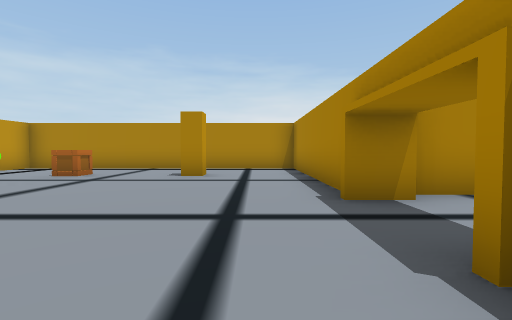
[1] (above)

22 first-person views from a walk through a scene from a Unity 3-D project. The camera is 1.2 m above the floor, tilts 2° down and sees 85° across. Doors are open. The floor is counted in squares, 2 m on a side. Each view is taken from the middle of a square. On the plan, view 1 faces up. The plan holds only what a view shows up to about 9 squares ahead; the rest is blank. The place goes on beyond the plan. Some animated figures are left out.

[2]
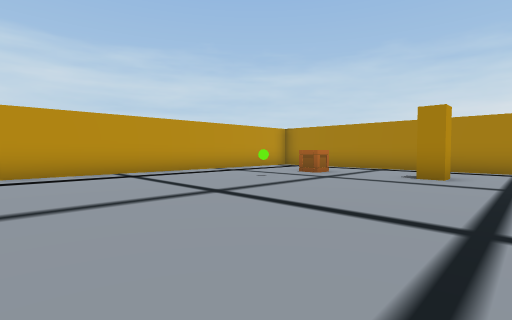

[3]
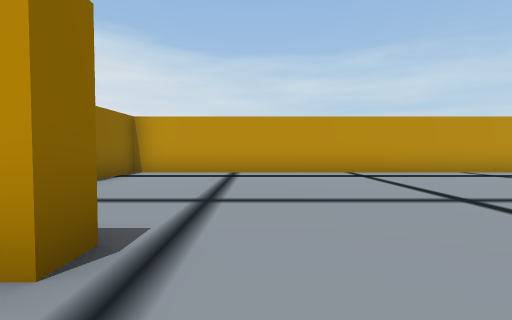

[4]
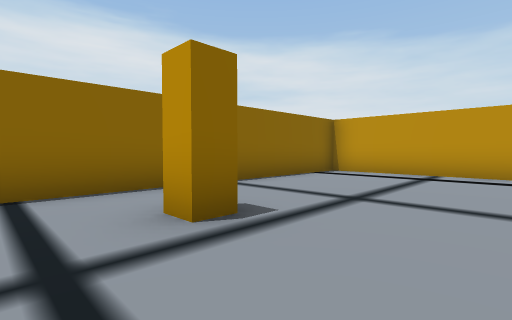

[5]
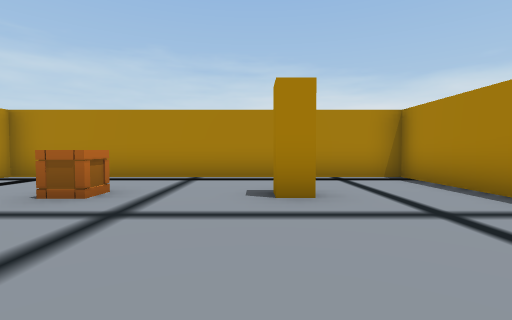

[6]
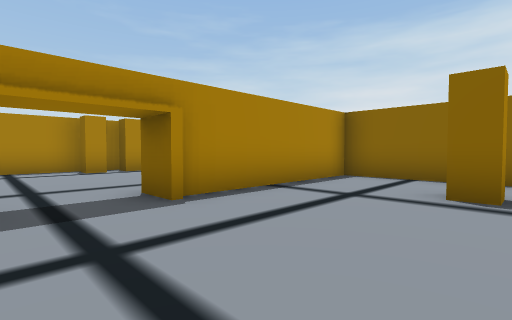

[7]
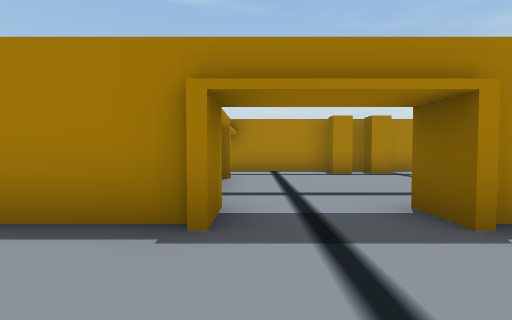

[8]
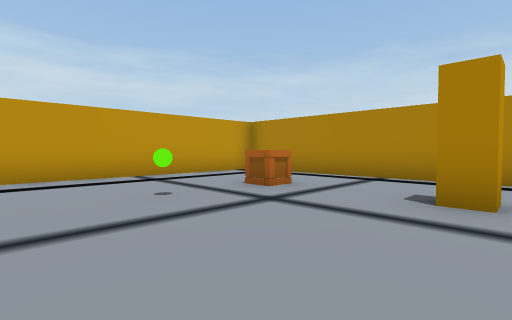

[9]
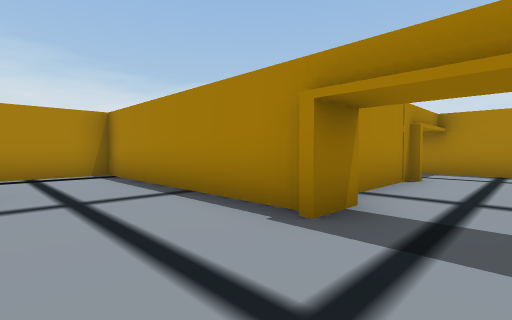

[10]
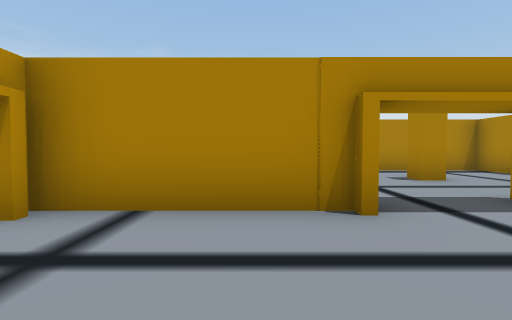

[11]
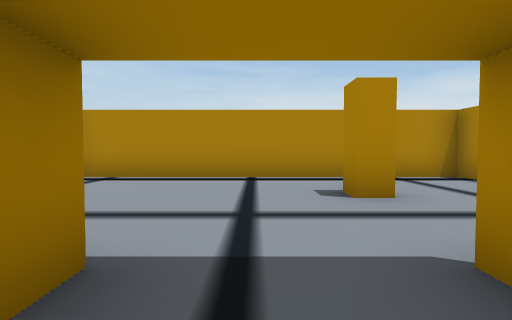

[12]
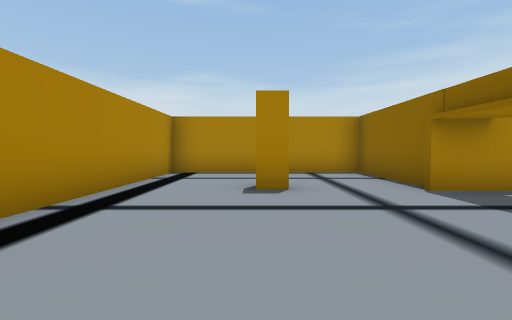

[13]
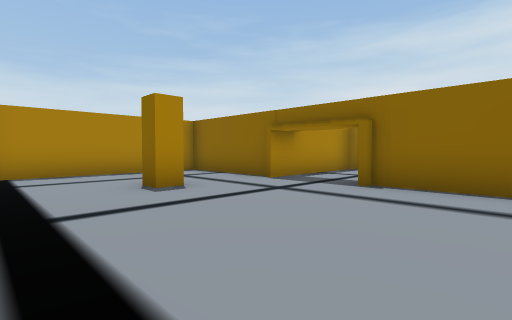

[14]
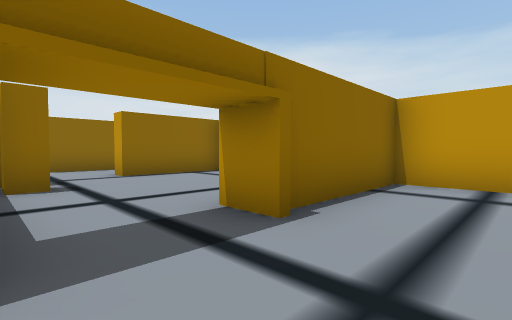

[15]
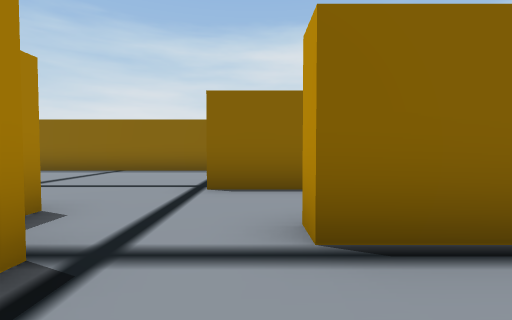

[16]
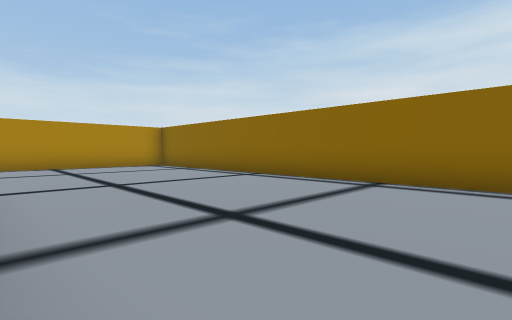

[17]
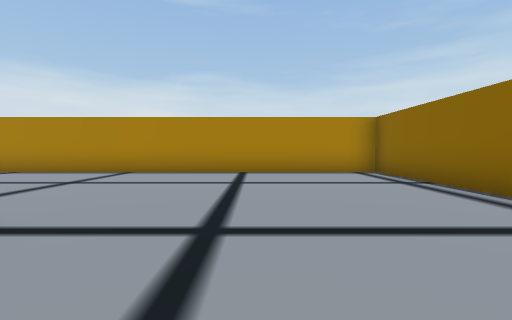

[18]
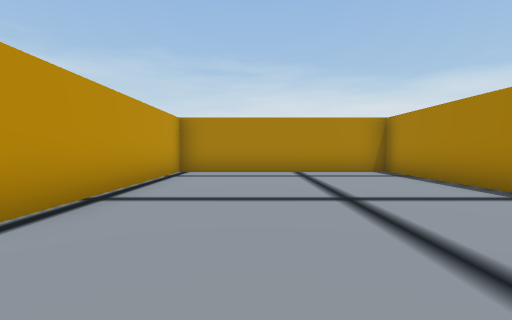

[19]
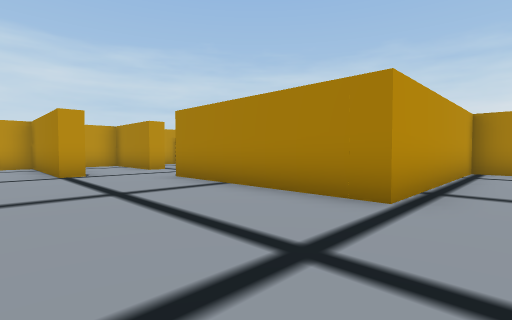

[20]
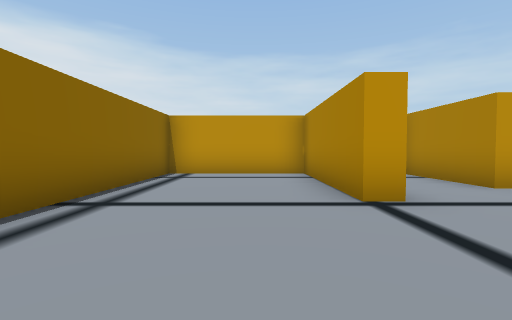

[21]
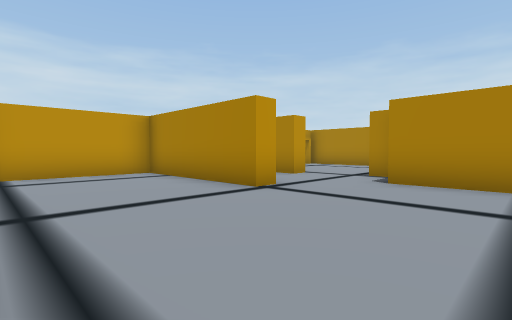

[22]
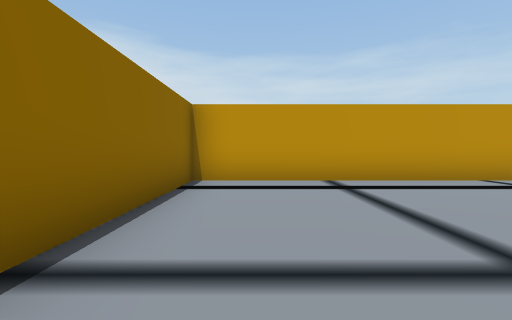

### Floor plan
Points are (right, up) in squares from view 1. A wall is a line through its corners. A room is listed if a view was taken in it or the views show most of it. See-through windows are left out.
Room 1 (views 1, 2, 3, 4, 5, 6, 7, 8, 9, 22)
walls: (1.3, 3.5) (1.3, 9.2) (-7.5, 9.2) (-7.5, -3.2) (1.3, -3.2) (1.3, 1.1); (2, 3.4) (1, 3.4)
ways out: opening at (2, 2.5) to room 2; open door at (-4.3, 5.7)
objects: green ball (-5, 5); crate (-4, 7); other object (-1, -1); other object (-1, 7)
Room 2 (views 10, 11, 15)
walls: (5.1, 3.7) (1.8, 3.7); (1, 1.4) (2, 1.4); (7.1, 1.5) (7.1, 3.5); (1.8, -0.7) (4.6, -0.7)
ways out: opening at (2, 2.5) to room 1; opening at (6, 4) to room 3; opening at (5.5, -1) to room 4
objects: other object (7, 0); other object (7, 1)
Room 3 (views 12, 13, 14)
walls: (5.1, 4.5) (5.1, 3.7); (7.4, 4.2) (10.5, 4.2) (10.5, 9.2) (2.1, 9.2); (7.1, 3.5) (7.1, 4.5); (1.8, 5.9) (1.8, 4.2) (5, 4.2)
ways out: opening at (6, 4) to room 2
objects: other object (8, 7)
Room 4 (views 16, 17, 18, 19, 20, 21)
walls: (4.6, -0.7) (4.6, -1.2) (2, -1.2); (3.9, -3.2) (5.8, -3.2) (5.8, -3.7) (1.8, -3.7) (1.8, -7.3) (17.6, -7.3) (17.6, 3.7) (11.9, 3.7) (11.9, -1.7) (7.1, -1.7) (7.1, -0.9)
ways out: opening at (5.5, -1) to room 2

Positions as (right, up) in squares from view 1, and headings:
1: (0, 0), facing up
2: (0, 0), facing up-left
3: (0, 0), facing left
4: (0, 1), facing down-left
5: (-2, 3), facing up
6: (-2, 3), facing down-right
7: (-1, 3), facing right
8: (-1, 3), facing up-left
9: (-1, 2), facing up-right
10: (4, 1), facing up
11: (6, 3), facing up
12: (3, 7), facing right
13: (3, 9), facing down-right
14: (7, 6), facing down-left
15: (5, 1), facing down
16: (7, -2), facing down-right
17: (10, -4), facing right
18: (14, -4), facing up
19: (13, -5), facing up-left
20: (9, -5), facing left
21: (9, -7), facing up-left
22: (-2, -2), facing left
